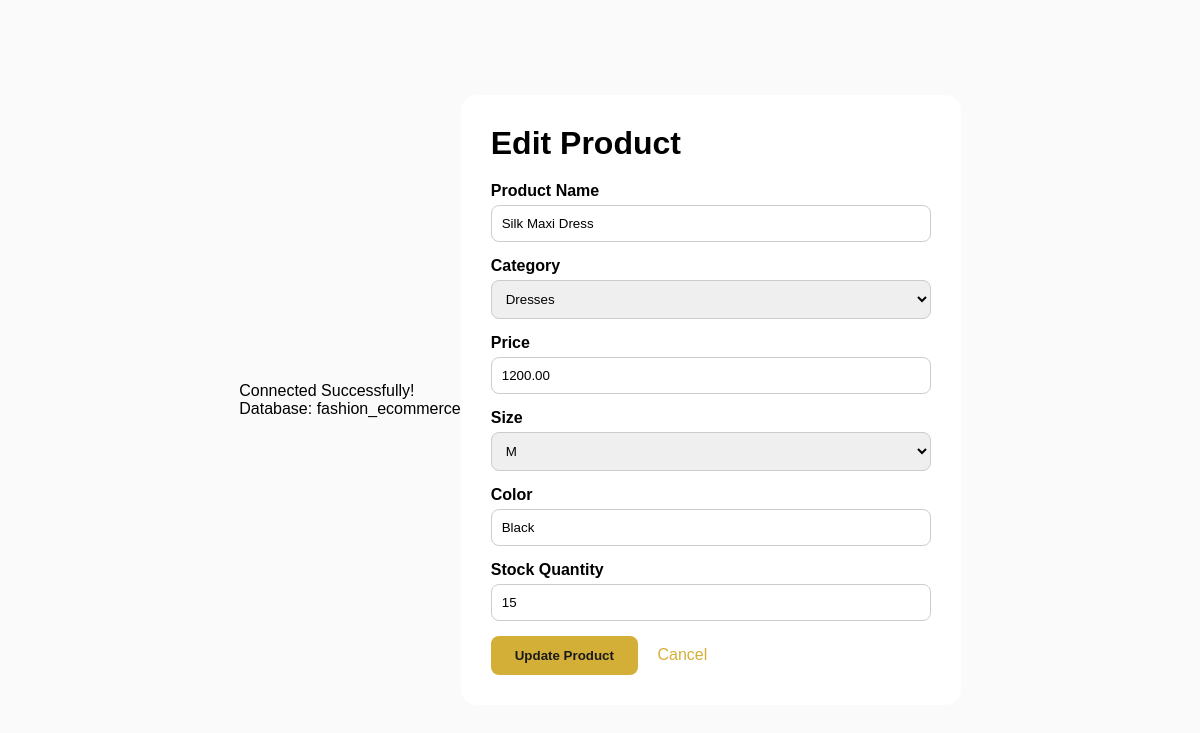
The page /edit-product.php?id=1 (signed in) on the database its author committed.
### tables this page shows
CREATE TABLE `products` (
  `id` int(11) NOT NULL,
  `product_name` varchar(100) NOT NULL,
  `category` varchar(50) DEFAULT NULL,
  `price` decimal(10,2) NOT NULL,
  `size` varchar(10) DEFAULT NULL,
  `color` varchar(30) DEFAULT NULL,
  `stock_quantity` int(11) DEFAULT 0,
  `created_at` timestamp NOT NULL DEFAULT current_timestamp()
);

### edit-product.php (the view, shortened to what this page needs)
<?php
include 'db-connection.php';
$id = intval($_GET['id']);
$sql = "SELECT * FROM products WHERE id = $id";
$result = mysqli_query($conn, $sql);
$product = mysqli_fetch_assoc($result);
?>
<!DOCTYPE html>
<html lang="en">
<head>
</head>
<body>
    <div class="form-container">
        <h1>Edit Product</h1>
        <form method="POST">
            <div class="form-group">
                <label>Product Name</label>
                <input type="text" name="product_name" value="<?php echo htmlspecialchars($product['product_name']); ?>" required>
            </div>
            <div class="form-group">
                <label>Category</label>
                <select name="category">
                    <option <?php echo $product['category']=='Dresses'?'selected':''; ?>>Dresses</option>
                </select>
            </div>
            <div class="form-group">
                <label>Price</label>
                <input type="number" step="0.01" name="price" value="<?php echo $product['price']; ?>" required>
            </div>
            <div class="form-group">
                <label>Size</label>
                <select name="size">
                    <option <?php echo $product['size']=='M'?'selected':''; ?>>M</option>
                </select>
            </div>
            <div class="form-group">
                <label>Color</label>
                <input type="text" name="color" value="<?php echo $product['color']; ?>">
            </div>
            <div class="form-group">
                <label>Stock Quantity</label>
                <input type="number" name="stock_quantity" value="<?php echo $product['stock_quantity']; ?>">
            </div>
            <button type="submit">Update Product</button>
            <a href="products.php" style="margin-left: 15px;">Cancel</a>
        </form>
    </div>
</body>
</html>

### edit-product.php (style rules this page uses)
* { margin: 0; padding: 0; box-sizing: border-box; }
body { font-family: Arial, sans-serif; background: #FAFAFA; display: flex; justify-content: center; align-items: center; min-height: 100vh; }
.form-container { background: white; padding: 30px; border-radius: 16px; width: 500px; }
h1 { margin-bottom: 20px; }
.form-group { margin-bottom: 15px; }
label { display: block; margin-bottom: 5px; font-weight: bold; }
input, select { width: 100%; padding: 10px; border: 1px solid #ccc; border-radius: 8px; }
button { background: #D4AF37; color: #1A1A1A; padding: 12px 24px; border: none; border-radius: 8px; cursor: pointer; font-weight: bold; }
a { color: #D4AF37; text-decoration: none; }

### rows shown on the page
products: product_name "Silk Maxi Dress", category "Dresses", price "1200.00", size "M", color "Black", stock_quantity "15"

### other values the page prints
$database "fashion_ecommerce"
